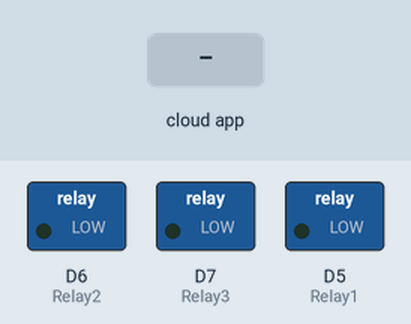
The sketch below on a simulated ESP8266 (NodeMCU). Parts: switched loads named in the sketch (green lamp = pin HIGH). Inputs (shaded band) come from the test bench. WiFi joins after 1.5 s; servers stay silent unless stated; no MQTT or app messages arrive unless stated; what the sketch prints to the serial monitor is not drawn.

Above: at 2.7 s.
2.8 s: the phone or cloud app sets ldr to 1
At 4.0 s:
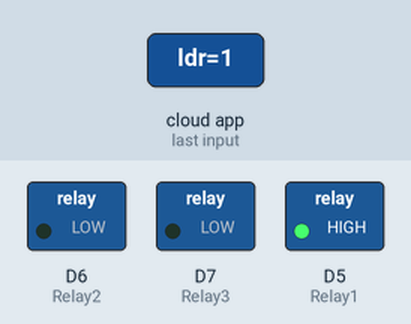
4.3 s: the phone or cloud app sets sensor to 1
At 5.2 s:
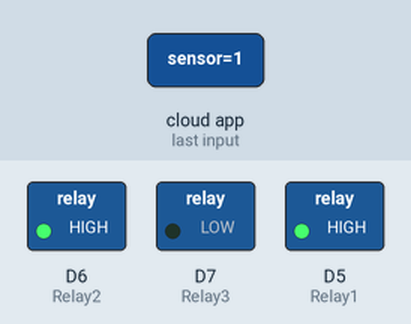
5.8 s: the phone or cloud app sets remote to 1
At 6.5 s:
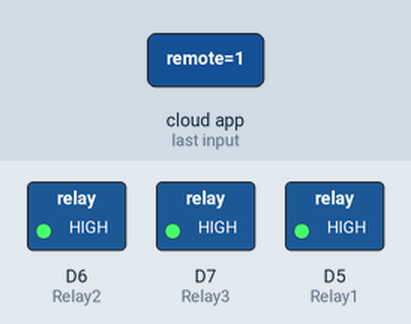
7.3 s: the phone or cloud app sets ldr to 0
At 7.7 s:
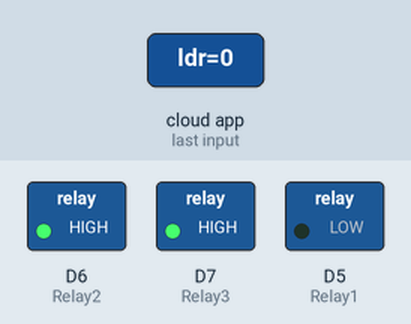
8.8 s: the phone or cloud app sets sensor to 0
At 9.4 s:
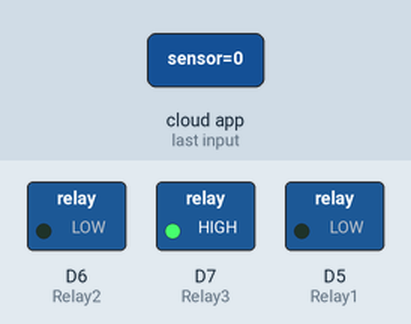
10.3 s: the phone or cloud app sets ldr to 1
At 10.6 s:
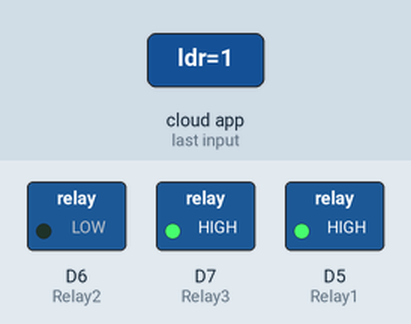
Timing chart, 0 to 12.8 s (numbered marks = the images above; inputs shaded):
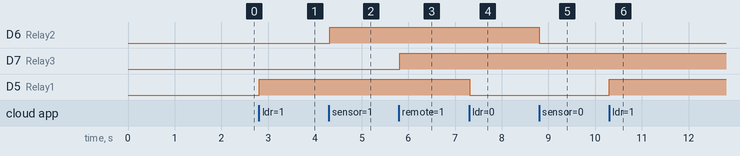

The sketch:

node.ino
```cpp
#include <ESP8266WiFi.h>
#include "Adafruit_MQTT.h"
#include "Adafruit_MQTT_Client.h"

#define Relay1            D5
#define Relay2            D6
#define Relay3            D7

#define WLAN_SSID       "viancy"             // Your SSID
#define WLAN_PASS       "vianct@123"        // Your password

/************************* Adafruit.io Setup *********************************/

#define AIO_SERVER      "io.adafruit.com" //Adafruit Server
#define AIO_SERVERPORT  1883
#define AIO_USERNAME    "licetlightcontrol"            // Username
#define AIO_KEY         "7020272bfb7646939726d4cd9790de09"   // Auth Key

//WIFI CLIENT
WiFiClient client;

Adafruit_MQTT_Client mqtt(&client, AIO_SERVER, AIO_SERVERPORT, AIO_USERNAME, AIO_KEY);

Adafruit_MQTT_Subscribe Light1 = Adafruit_MQTT_Subscribe(&mqtt, AIO_USERNAME"/feeds/ldr"); // Feeds name should be same everywhere
Adafruit_MQTT_Subscribe Light2 = Adafruit_MQTT_Subscribe(&mqtt, AIO_USERNAME "/feeds/sensor");
Adafruit_MQTT_Subscribe Light3 = Adafruit_MQTT_Subscribe(&mqtt, AIO_USERNAME "/feeds/remote");

void MQTT_connect();

void setup() {
  Serial.begin(115200);

  pinMode(Relay1, OUTPUT);
  pinMode(Relay2, OUTPUT);
  pinMode(Relay3, OUTPUT);

  // Connect to WiFi access point.
  Serial.println(); Serial.println();
  Serial.print("Connecting to ");
  Serial.println(WLAN_SSID);

  WiFi.begin(WLAN_SSID, WLAN_PASS);
  while (WiFi.status() != WL_CONNECTED) {
    delay(500);
    Serial.print(".");
  }
  Serial.println();

  Serial.println("WiFi connected");
  Serial.println("IP address: ");
  Serial.println(WiFi.localIP());

  mqtt.subscribe(&Light1);
  mqtt.subscribe(&Light2);
  mqtt.subscribe(&Light3);
}

void loop() {

  MQTT_connect();


  Adafruit_MQTT_Subscribe *subscription;
  while ((subscription = mqtt.readSubscription(20000))) {
    if (subscription == &Light1) {
      Serial.print(F("Got: "));
      Serial.println((char *)Light1.lastread);
      int Light1_State = atoi((char *)Light1.lastread);
      digitalWrite(Relay1, Light1_State);

    }
    if (subscription == &Light2) {
      Serial.print(F("Got: "));
      Serial.println((char *)Light2.lastread);
      int Light2_State = atoi((char *)Light2.lastread);
      digitalWrite(Relay2, Light2_State);
    }
    if (subscription == &Light3) {
      Serial.print(F("Got: "));
      Serial.println((char *)Light3.lastread);
      int Light3_State = atoi((char *)Light3.lastread);
      digitalWrite(Relay3, Light3_State);
    }
  }


}

void MQTT_connect() {
  int8_t ret;

  if (mqtt.connected()) {
    return;
  }

  Serial.print("Connecting to MQTT... ");

  uint8_t retries = 3;

  while ((ret = mqtt.connect()) != 0) {
    Serial.println(mqtt.connectErrorString(ret));
    Serial.println("Retrying MQTT connection in 5 seconds...");
    mqtt.disconnect();
    delay(5000);
    retries--;
    if (retries == 0) {
      while (1);
    }
  }
  Serial.println("MQTT Connected!");

}
```

Measured:
- after the input at 2.8 s, D5 (Relay1): LOW → HIGH at once
- after the input at 4.3 s, D6 (Relay2): LOW → HIGH at once
- after the input at 5.8 s, D7 (Relay3): LOW → HIGH at once
- after the input at 7.3 s, D5 (Relay1): HIGH → LOW at once
- after the input at 8.8 s, D6 (Relay2): HIGH → LOW at once
- after the input at 10.3 s, D5 (Relay1): LOW → HIGH at once
